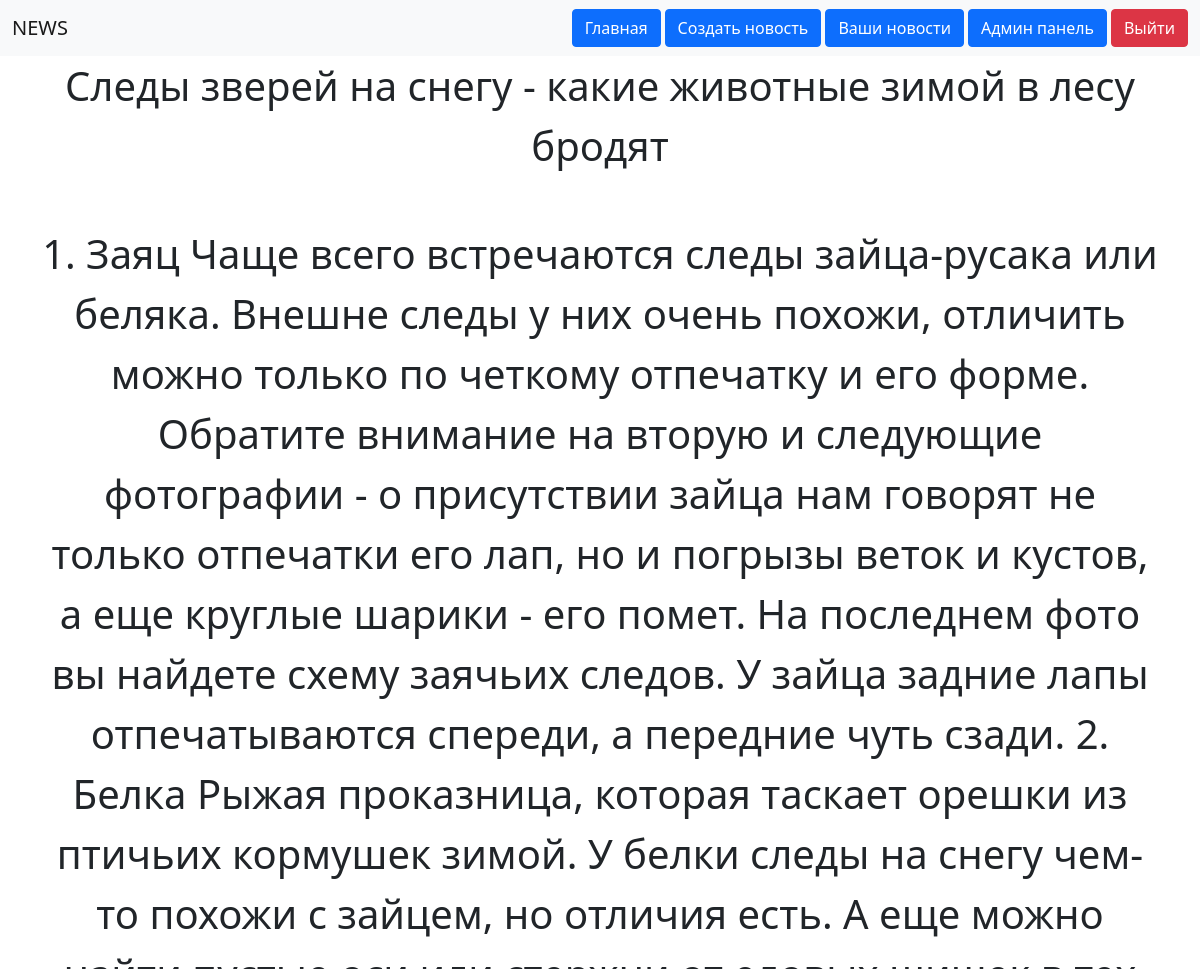
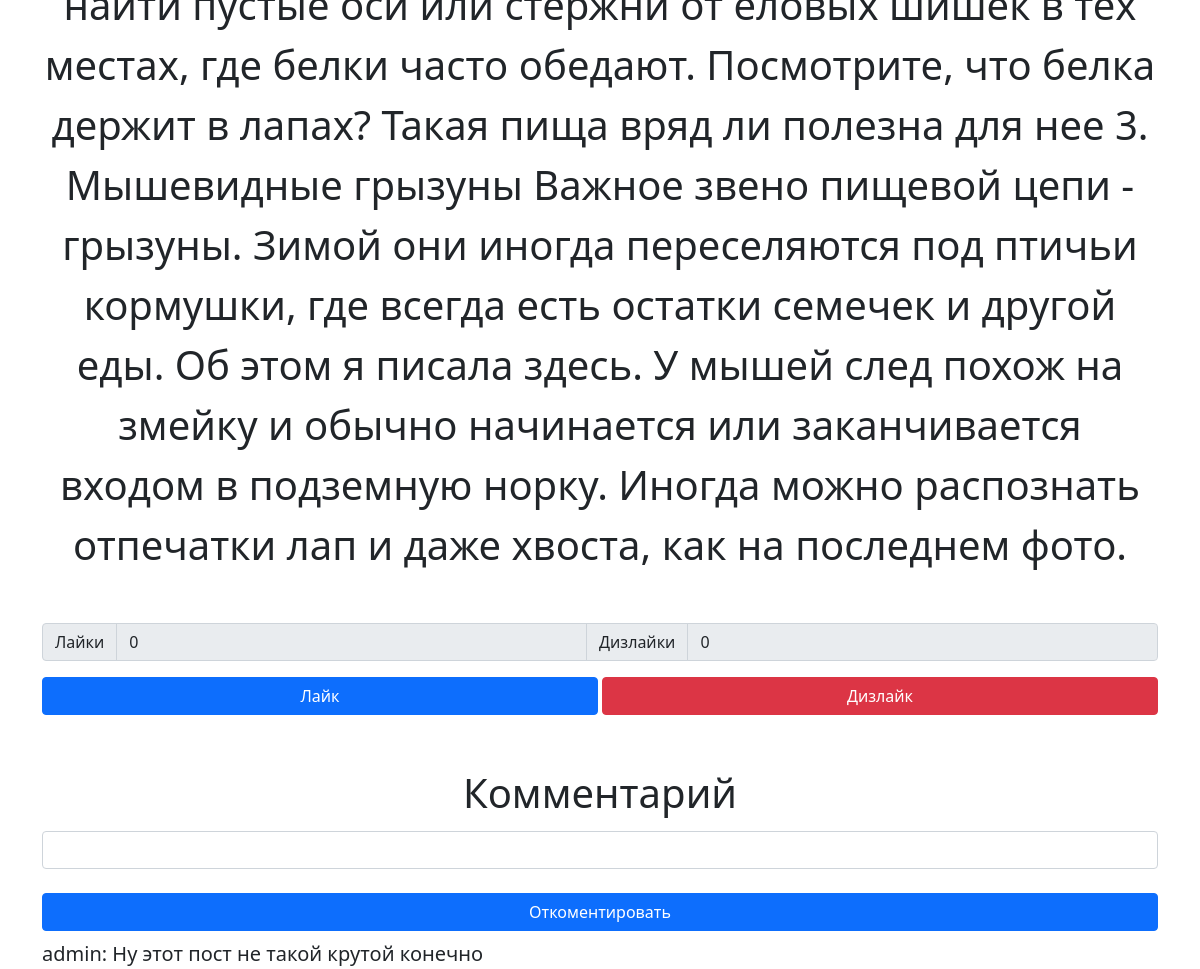
The app's page /post/post.php?postId=2 (signed in) with its own data (2 pictures, top to bottom).
### tables this page shows
CREATE TABLE posts (
    id INT NOT NULL AUTO_INCREMENT PRIMARY KEY,
    title VARCHAR(100) NOT NULL,
    description VARCHAR(40000) NOT NULL,
    user_id int not null,

    FOREIGN KEY (user_id) REFERENCES users(id) ON DELETE CASCADE
);

CREATE TABLE comments (
    id INT NOT NULL AUTO_INCREMENT PRIMARY KEY,
    user_id INT not null,
    post_id INT not null,
    text VARCHAR(100),

    FOREIGN KEY (user_id) REFERENCES users(id) ON DELETE CASCADE,
    FOREIGN KEY (post_id) REFERENCES posts(id) ON DELETE CASCADE
);

CREATE TABLE users (
    id INT NOT NULL AUTO_INCREMENT PRIMARY KEY,
    username VARCHAR(100) NOT NULL UNIQUE,
    role varchar(20),
    password VARCHAR(40) NOT NULL
);

### post/post.php (the view, shortened to what this page needs)
<?php require '../layouts/header.php' ?>
<?php
require '../database/database.php';
$user_id = null;
if(isset($_SESSION['user_id'])) {
    $user_id = $_SESSION['user_id'];
}
$postId = null;
if(isset($_GET['postId']) || isset($_POST['input_post_id'])) {
    if(isset($_GET['postId'])) {
        $postId = $_GET['postId'];
    }
    $stmt = $conn->query(
            "
                    select
                        p.id as postId,
                        title,
                        description,
                        (select count(*) from users_posts where users_posts.post_id = p.id and users_posts.type = 'like') as likes_quantity,
                        (select count(*) from users_posts where users_posts.post_id = p.id and users_posts.type = 'dislike') as dislikes_quantity
                    from posts p where id = '$postId'
            ");
    $post = $stmt->fetch();
}
$commentsFetch = $conn
                    ->query(
                    "
                                select
                                    *
                                from
                                    comments c
                                join users u on u.id = c.user_id
                                where user_id = '$user_id' and post_id = '$postId'
                                "
                    );
?>
    <div class="container text-center fs-1">
        <div class="mb-5"><?php echo $post['title'] ?></div>
        <div class="mb-5"><?php echo $post['description'] ?></div>
        <div class="input-group mb-3">
            <span class="input-group-text">Лайки</span>
            <input disabled type="text" class="form-control" value="<?php echo $post['likes_quantity'] ?>">
            <span class="input-group-text">Дизлайки</span>
            <input disabled type="text" class="form-control" value="<?php echo $post['dislikes_quantity'] ?>">
        </div>
        <?php if(isset($_SESSION['user_id'])) { ?>
            <form action="./post.php" method="post" class="mb-5">
                <div class="d-flex gap-1">
                    <button type="submit" name="like" id="like" class="w-100 btn btn-primary">Лайк</button>
                    <button type="submit" name="dislike" id="dislike" class="w-100 btn btn-danger">Дизлайк</button>
                </div>
            </form>
        <?php } ?>
        <form method="post" action="post.php">
            <?php if(isset($_SESSION['user_id'])) { ?>
                <div class="mb-3">
                    <label for="comment" class="form-label">Комментарий</label>
                    <input type="text" class="form-control" id="comment" name="comment">
                </div>
                <div class="d-grid gap-2 mt-4 mb-2">
                    <button name="post_comment" id="comment" type="submit" class="btn btn-primary">Откоментировать</button>
                </div>
            <?php } ?>
            <div class="d-grid fs-5" style="text-align: left">
                <?php while($comment = $commentsFetch->fetch()) { ?>
                    <div><?php echo $comment['username'].': '.$comment['text'] ?></div>
                <?php } ?>
            </div>
        </form>
    </div>
<?php require '../layouts/footer.php' ?>

### records on screen
posts: title "Следы зверей на снегу - какие животные зимой в лесу бродят", description "1. Заяц Чаще всего встречаются следы зайца-русака или беляка. Внешне следы у них очень похожи, отличить можно только по четкому отпечатку и его форме. Обратите внимание на вторую и следующие фотографии - о присутствии зайца нам говорят не только отпечатки его лап, но и погрызы веток и кустов, а еще круглые шарики - его помет. На последнем фото вы найдете схему заячьих следов. У зайца задние лапы отпечатываются спереди, а передние чуть сзади. 2. Белка Рыжая проказница, которая таскает орешки из птичьих кормушек зимой. У белки следы на снегу чем-то похожи с зайцем, но отличия есть. А еще можно найти пустые оси или стержни от еловых шишек в тех местах, где белки часто обедают. Посмотрите, что…"
comments: user.username "admin", text "Ну этот пост не такой крутой конечно"
